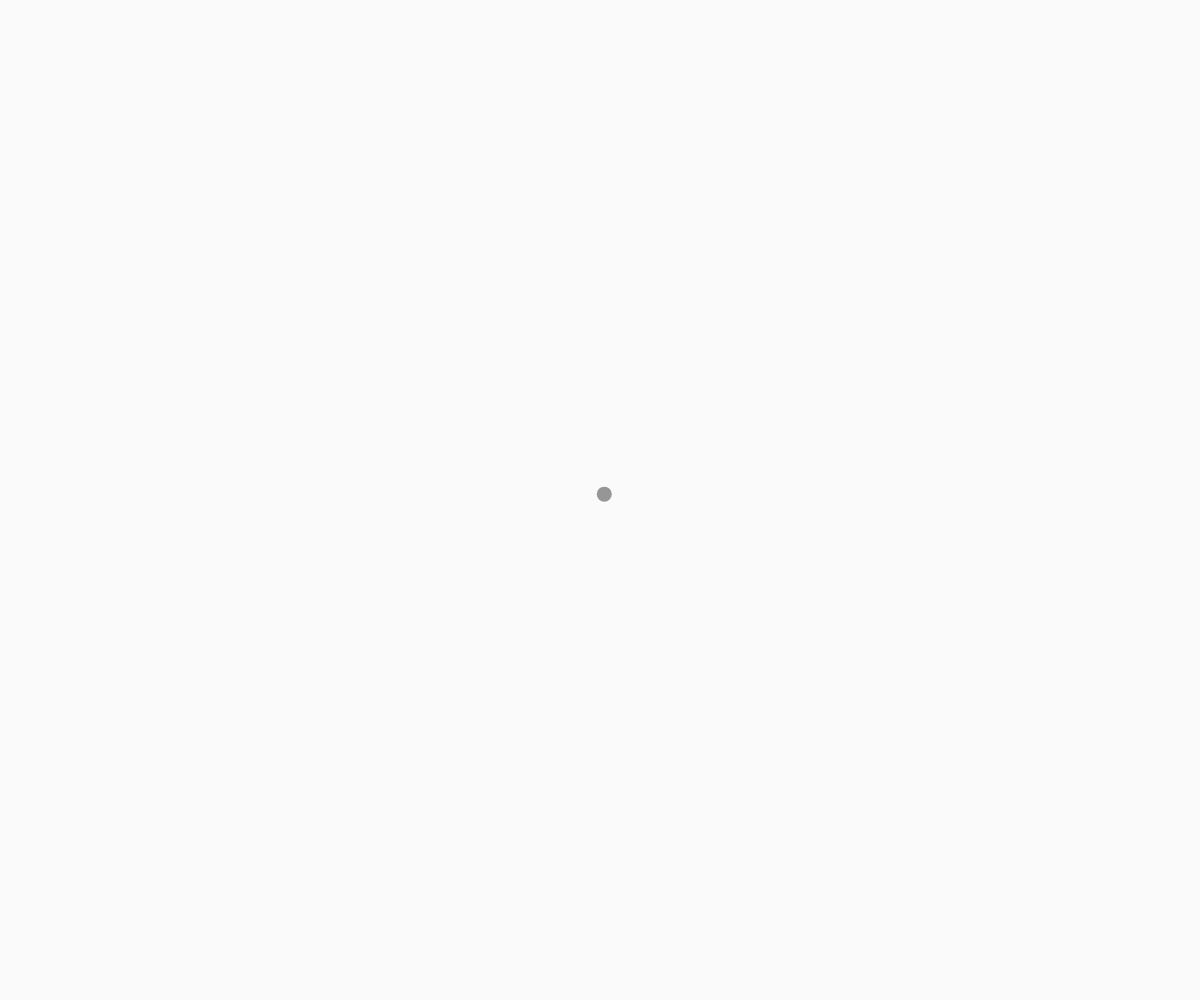
Frame 1 (no input)
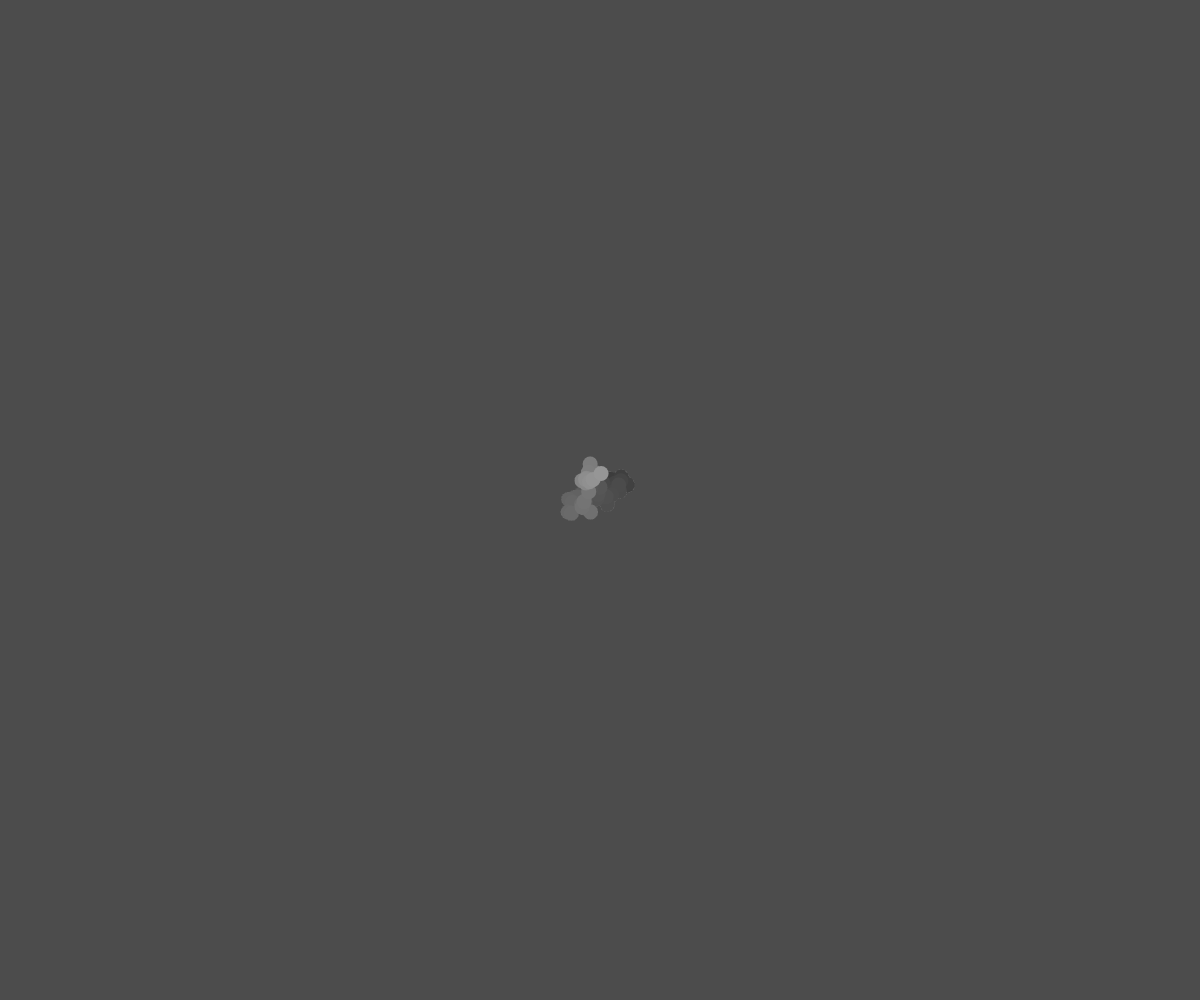
Frame 60 (no input)
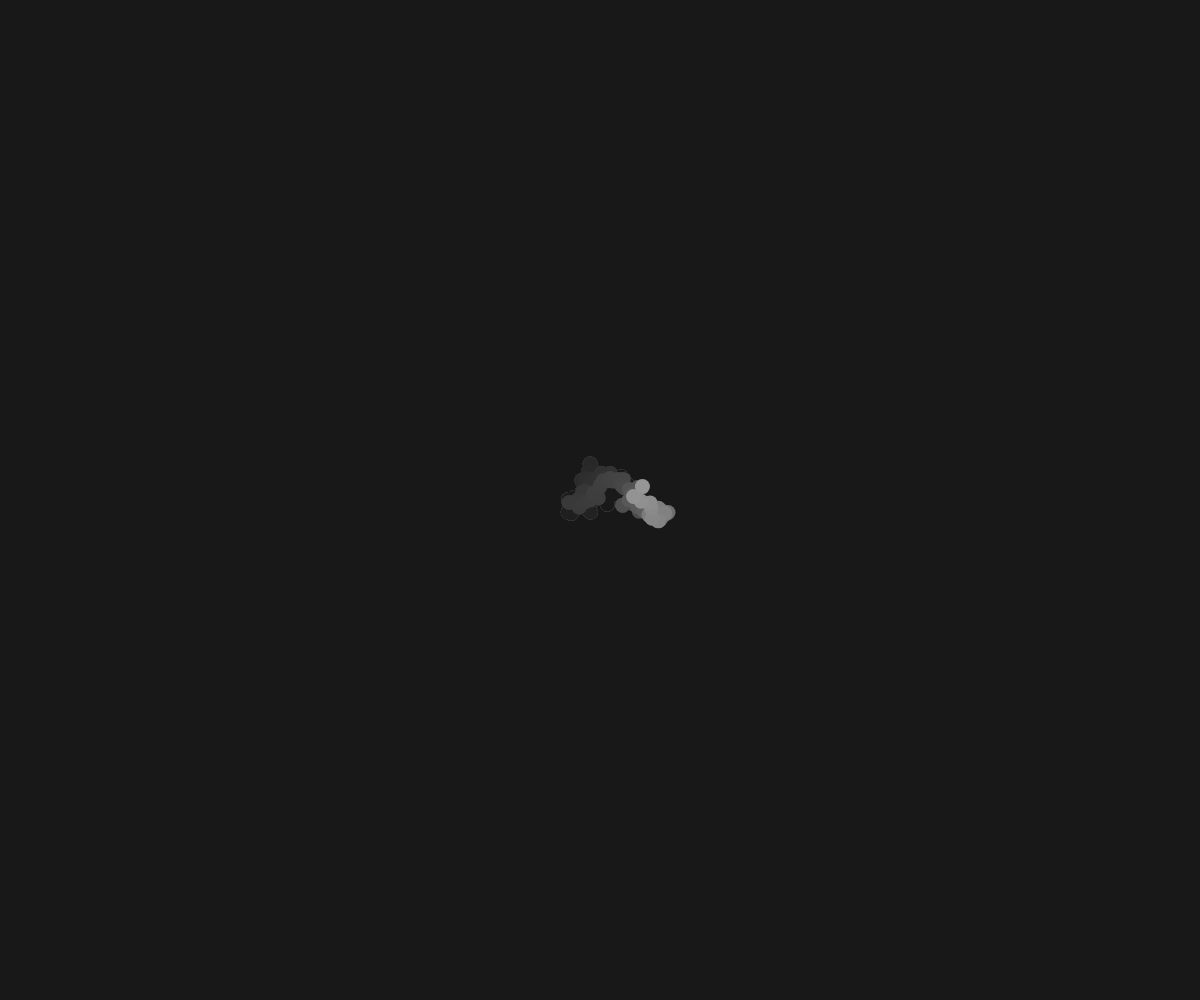
Frame 120 (the mouse pressed at the canvas centre since frame 60)

The p5.js sketch that drew these frames (run headless with seeded random() and noise() and a simulated clock; from frame 60 on, the mouse is pressed at the canvas centre):

// p5.js sketch
// ── sketch.js

var john;

function setup() {
createCanvas(windowWidth, windowHeight);

john = new Walker(width/2,height/2);

}

function draw() {
	background(20,20,20,5);
	john.step();
	john.display();

}

function Walker(x,y){
	this.x = x;
	this.y = y;
	this.stepSize = 10;
}

Walker.prototype.display = function() {
	noStroke();
	fill(150);
	ellipse(this.x,this.y,15,15);
};

Walker.prototype.step = function(){
	this.x += random(-this.stepSize,this.stepSize);
	this.y += random(-this.stepSize,this.stepSize);
} 
